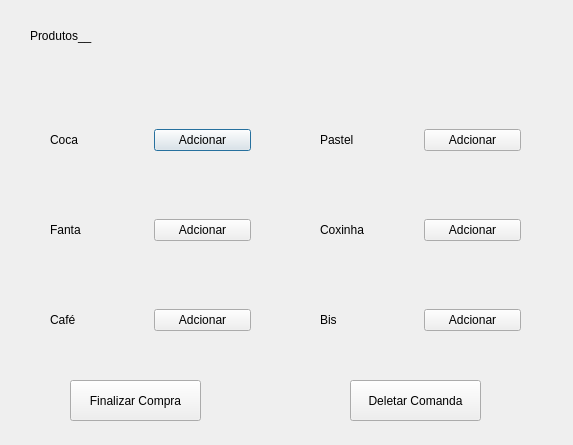
<?xml version="1.0" encoding="UTF-8"?>
<ui version="4.0">
 <class>JanelaDeCompras</class>
 <widget class="QDialog" name="JanelaDeCompras">
  <property name="geometry">
   <rect>
    <x>0</x>
    <y>0</y>
    <width>573</width>
    <height>445</height>
   </rect>
  </property>
  <property name="windowTitle">
   <string>Dialog</string>
  </property>
  <widget class="QWidget" name="horizontalLayoutWidget">
   <property name="geometry">
    <rect>
     <x>50</x>
     <y>100</y>
     <width>201</width>
     <height>80</height>
    </rect>
   </property>
   <layout class="QHBoxLayout" name="horizontalLayout">
    <item>
     <widget class="QLabel" name="label">
      <property name="text">
       <string>Coca</string>
      </property>
     </widget>
    </item>
    <item>
     <widget class="QPushButton" name="CocaButton">
      <property name="text">
       <string>Adcionar</string>
      </property>
     </widget>
    </item>
   </layout>
  </widget>
  <widget class="QWidget" name="horizontalLayoutWidget_2">
   <property name="geometry">
    <rect>
     <x>50</x>
     <y>190</y>
     <width>201</width>
     <height>80</height>
    </rect>
   </property>
   <layout class="QHBoxLayout" name="horizontalLayout_2">
    <item>
     <widget class="QLabel" name="label_2">
      <property name="text">
       <string>Fanta</string>
      </property>
     </widget>
    </item>
    <item>
     <widget class="QPushButton" name="FantaButton">
      <property name="text">
       <string>Adcionar</string>
      </property>
     </widget>
    </item>
   </layout>
  </widget>
  <widget class="QWidget" name="horizontalLayoutWidget_3">
   <property name="geometry">
    <rect>
     <x>50</x>
     <y>280</y>
     <width>201</width>
     <height>80</height>
    </rect>
   </property>
   <layout class="QHBoxLayout" name="horizontalLayout_3">
    <item>
     <widget class="QLabel" name="label_3">
      <property name="text">
       <string>Café</string>
      </property>
     </widget>
    </item>
    <item>
     <widget class="QPushButton" name="CafeButton">
      <property name="text">
       <string>Adcionar</string>
      </property>
     </widget>
    </item>
   </layout>
  </widget>
  <widget class="QWidget" name="horizontalLayoutWidget_4">
   <property name="geometry">
    <rect>
     <x>320</x>
     <y>100</y>
     <width>201</width>
     <height>80</height>
    </rect>
   </property>
   <layout class="QHBoxLayout" name="horizontalLayout_4">
    <item>
     <widget class="QLabel" name="label_4">
      <property name="text">
       <string>Pastel</string>
      </property>
     </widget>
    </item>
    <item>
     <widget class="QPushButton" name="PastelButton">
      <property name="text">
       <string>Adcionar</string>
      </property>
     </widget>
    </item>
   </layout>
  </widget>
  <widget class="QWidget" name="horizontalLayoutWidget_5">
   <property name="geometry">
    <rect>
     <x>320</x>
     <y>190</y>
     <width>201</width>
     <height>80</height>
    </rect>
   </property>
   <layout class="QHBoxLayout" name="horizontalLayout_5">
    <item>
     <widget class="QLabel" name="label_5">
      <property name="text">
       <string>Coxinha</string>
      </property>
     </widget>
    </item>
    <item>
     <widget class="QPushButton" name="Coxinha">
      <property name="text">
       <string>Adcionar</string>
      </property>
     </widget>
    </item>
   </layout>
  </widget>
  <widget class="QWidget" name="horizontalLayoutWidget_6">
   <property name="geometry">
    <rect>
     <x>320</x>
     <y>280</y>
     <width>201</width>
     <height>80</height>
    </rect>
   </property>
   <layout class="QHBoxLayout" name="horizontalLayout_6">
    <item>
     <widget class="QLabel" name="label_6">
      <property name="text">
       <string>Bis</string>
      </property>
     </widget>
    </item>
    <item>
     <widget class="QPushButton" name="BisButton">
      <property name="text">
       <string>Adcionar</string>
      </property>
     </widget>
    </item>
   </layout>
  </widget>
  <widget class="QLabel" name="label_7">
   <property name="geometry">
    <rect>
     <x>30</x>
     <y>20</y>
     <width>131</width>
     <height>31</height>
    </rect>
   </property>
   <property name="styleSheet">
    <string notr="true">font: 20pt &quot;Segoe UI&quot;;
color: rgb(0, 0, 0);</string>
   </property>
   <property name="text">
    <string>Produtos__</string>
   </property>
  </widget>
  <widget class="QPushButton" name="FinalizarCompra">
   <property name="geometry">
    <rect>
     <x>70</x>
     <y>380</y>
     <width>131</width>
     <height>41</height>
    </rect>
   </property>
   <property name="text">
    <string>Finalizar Compra</string>
   </property>
  </widget>
  <widget class="QPushButton" name="FinalizarCompra_2">
   <property name="geometry">
    <rect>
     <x>350</x>
     <y>380</y>
     <width>131</width>
     <height>41</height>
    </rect>
   </property>
   <property name="text">
    <string>Deletar Comanda</string>
   </property>
  </widget>
 </widget>
 <resources/>
 <connections/>
</ui>
